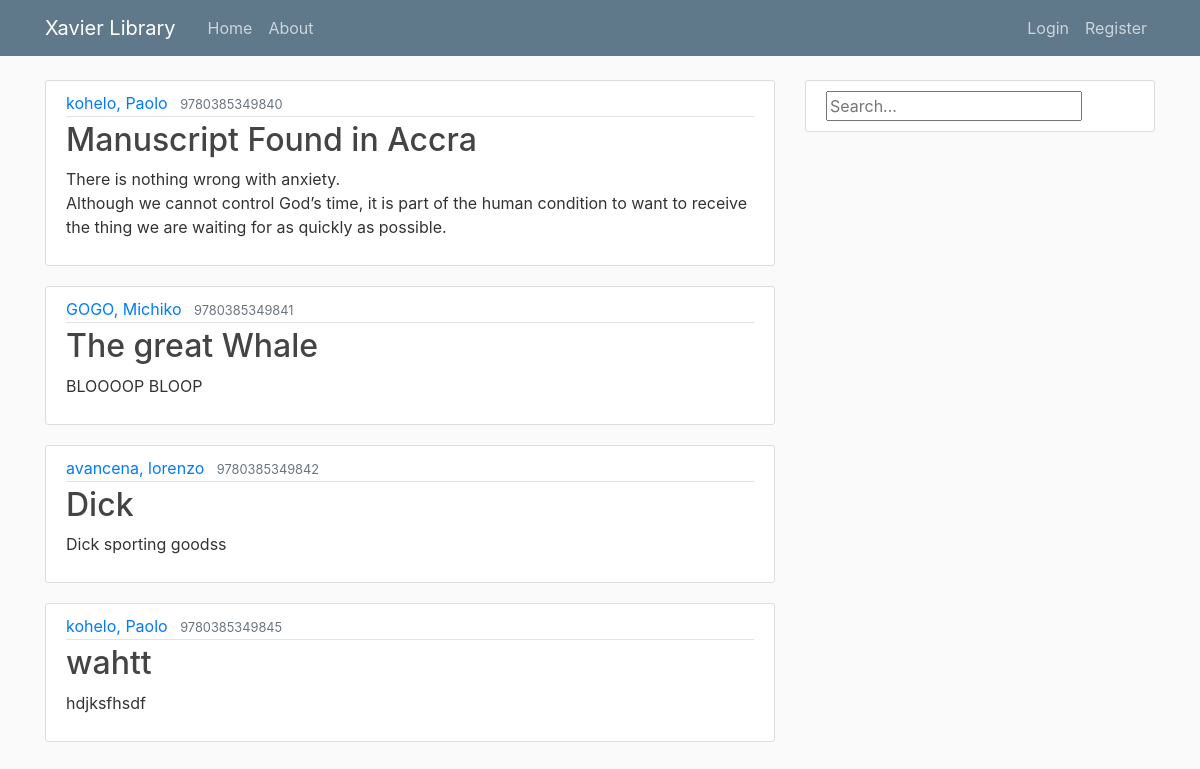
/, run on an earlier commit of the app's database.
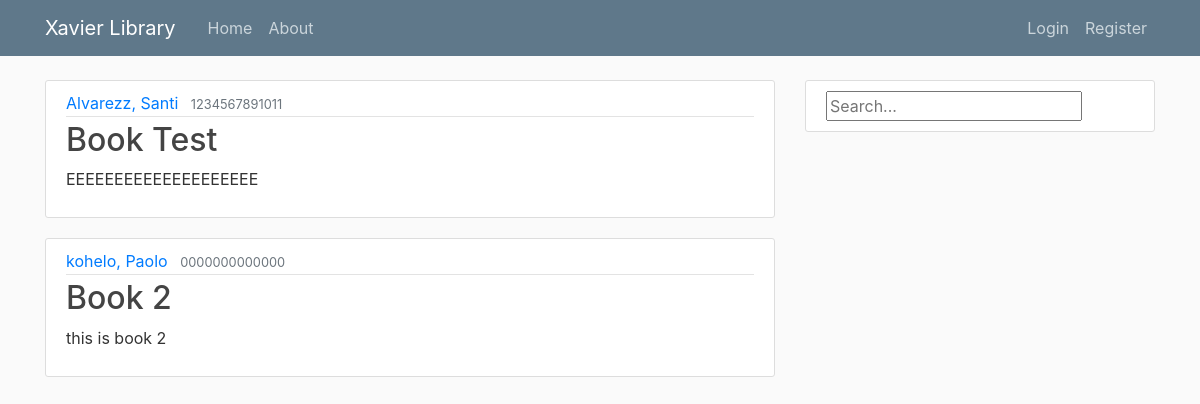
And on a later commit of the database.
### library/models.py (models this page shows, shortened)
class Book(models.Model):
    title = models.CharField(max_length=200)
    author = models.ForeignKey('Author', on_delete=models.SET_NULL, null=True)
    summary = models.TextField(max_length=1000, help_text="Enter a brief description of the book")
    isbn = models.CharField('ISBN', max_length=13,
                            help_text='13 Character <a href="https://www.isbn-international.org/content/what-isbn'
                                      '">ISBN number</a>')
    genre = models.ManyToManyField(Genre, help_text="Select a genre for this book")
    language = models.ForeignKey('Language', on_delete=models.SET_NULL, null=True)
    call = models.CharField('Call Number', max_length=3, help_text="Enter a 3 digit call number", null=True)
    def display_genre(self):
        """Creates a string for the Genre. This is required to display genre in Admin."""
        return ', '.join([genre.name for genre in self.genre.all()[:3]])
    display_genre.short_description = 'Genre'

class Author(models.Model):
    first_name = models.CharField(max_length=100)
    last_name = models.CharField(max_length=100)
    date_of_birth = models.DateField(null=True, blank=True)
    date_of_death = models.DateField('died', null=True, blank=True)
    class Meta:
        ordering = ['last_name', 'first_name']
    def __str__(self):
        return '{0}, {1}'.format(self.last_name, self.first_name)

### library/views.py (the view)
# urls.py: path('', BookListView.as_view(), name='library-home'), #path('', views.home, name='library-home'),
class BookListView(ListView):
	model = Book
	template_name = 'library/home.html'
	context_object_name = 'books'

### library/templates/library/home.html
{% extends "library/base.html" %}
{% block content%}
	{% for book in books %}
		<article class="media content-section">
		  <div class="media-body">
		    <div class="article-metadata">
		      <a class="mr-2" href="#">{{ book.author }}</a>
		      <small class="text-muted">{{ book.isbn }}</small>
		    </div>
		    <h2><a class="article-title" href="{% url 'book-detail' book.id %}">{{ book.title }}</a></h2>
		    <p class="article-content">{{ book.summary }}</p>
		  </div>
		</article>
	{% endfor %}
{% endblock content %}

### library/templates/library/base.html (shortened to what this page needs)
{% load static %}
<!DOCTYPE html>
<html>
<head>
    <link rel="stylesheet" href="https://stackpath.bootstrapcdn.com/bootstrap/4.4.1/css/bootstrap.min.css">
    <link rel="stylesheet" type="text/css" href="{% static 'library/main.css' %}">
</head>
<body>
	<header class="site-header">
	  <nav class="navbar navbar-expand-md navbar-dark bg-steel fixed-top">
	    <div class="container">
	      <a class="navbar-brand mr-4" href="{% url 'library-home'%}">Xavier Library</a>
	      <div class="collapse navbar-collapse" id="navbarToggle">
	        <div class="navbar-nav mr-auto">
	          <a class="nav-item nav-link" href="{% url 'library-home'%}">Home</a>
	          <a class="nav-item nav-link" href="{% url 'library-about'%}">About</a>
	        </div>
	        <div class="navbar-nav">
	        	{% if user.is_authenticated %}
	        		<a class="nav-item nav-link" href="{% url 'profile' %}">Profile</a>
	        		<a class="nav-item nav-link" href="{% url 'logout' %}">Logout</a>
	        	{% else %}
	          		<a class="nav-item nav-link" href="{% url 'login' %}">Login</a>
	          		<a class="nav-item nav-link" href="{% url 'register' %}">Register</a>
	          	{% endif %}
	        </div>
	      </div>
	    </div>
	  </nav>
	</header>
	<main role="main" class="container">
	  <div class="row">
	    <div class="col-md-8">
	      {% block content %}{% endblock %}
	    </div>
	    <div class="col-md-4">
	      <div class="content-section">
			  <input type="text" id="search" placeholder="Search..."/>
	      </div>
	    </div>
	  </div>
	</main>
</body>
</html>

### library/static/library/main.css (style rules this page uses)
body { background: #fafafa; color: #333333; margin-top: 5rem; }
h1, h2, h3, h4, h5, h6 { color: #444444; }
.bg-steel { background-color: #5f788a; }
.site-header .navbar-nav .nav-link { color: #cbd5db; }
.content-section { background: #ffffff; padding: 10px 20px; border: 1px solid #dddddd; border-radius: 3px; margin-bottom: 20px; }
.article-title { color: #444444; }
.article-content { white-space: pre-line; }
.article-metadata { padding-bottom: 1px; margin-bottom: 4px; border-bottom: 1px solid #e3e3e3 }

What changed in the data, as far as the page shows it:
removed Book: author "kohelo, Paolo", isbn "9780385349840", title "Manuscript Found in Accra", summary "There is nothing wrong with anxiety. Although we cannot control God’s time, it is part of the human condition to want to receive the thing we are waiting for as quickly as possible."
removed Book: author "GOGO, Michiko", isbn "9780385349841", title "The great Whale", summary "BLOOOOP BLOOP"
removed Book: author "avancena, lorenzo", isbn "9780385349842", title "Dick", summary "Dick sporting goodss"
removed Book: author "kohelo, Paolo", isbn "9780385349845", title "wahtt", summary "hdjksfhsdf"
added Book: author "Alvarezz, Santi", isbn "1234567891011", title "Book Test", summary "EEEEEEEEEEEEEEEEEEEE"
added Book: author "kohelo, Paolo", isbn "0000000000000", title "Book 2", summary "this is book 2"
